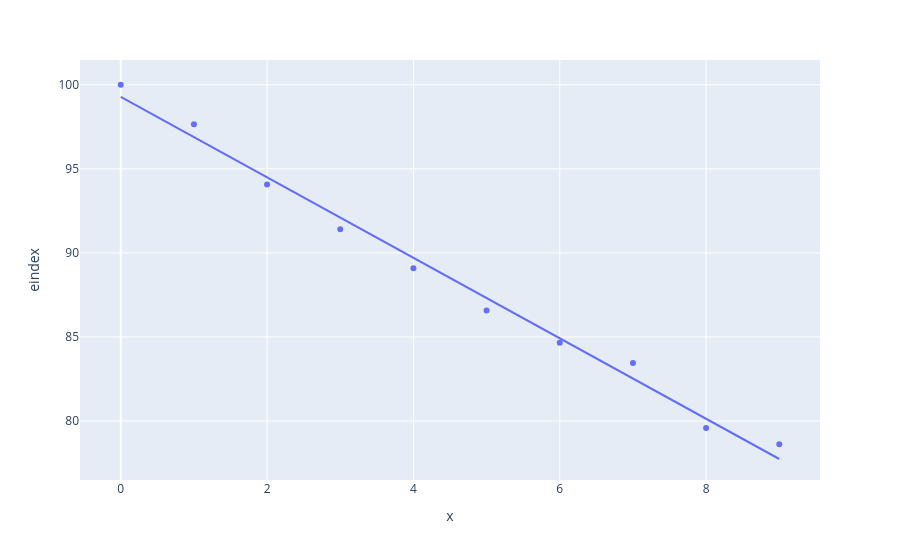

The notebook cell saved with this chart:
### Code cell
px.scatter(mw_year_trends, x=np.arange(len(mw_year_trends['Year'].unique())), y='eindex', trendline="ols")

### Figure 1 — Plotly figure (JSON) as saved in the notebook; plotly's stock layout.template omitted (floating-point values rounded to 4 significant figures)
{"data": [{"hovertemplate": "x=%{x}<br>eindex=%{y}<extra></extra>", "legendgroup": "", "marker": {"color": "#636efa", "symbol": "circle"}, "mode": "markers", "name": "", "orientation": "v", "showlegend": false, "type": "scatter", "x": [0, 1, 2, 3, 4, 5, 6, 7, 8, 9], "xaxis": "x", "y": [100.0, 97.65, 94.06, 91.41, 89.09, 86.57, 84.66, 83.45, 79.58, 78.61], "yaxis": "y"}, {"hovertemplate": "<b>OLS trendline</b><br>eindex = -2.39288 * x + 99.2767<br>R<sup>2</sup>=0.990167<br><br>x=%{x}<br>eindex=%{y} <b>(trend)</b><extra></extra>", "legendgroup": "", "marker": {"color": "#636efa", "symbol": "circle"}, "mode": "lines", "name": "", "showlegend": false, "type": "scatter", "x": [0, 1, 2, 3, 4, 5, 6, 7, 8, 9], "xaxis": "x", "y": [99.28, 96.88, 94.49, 92.1, 89.71, 87.31, 84.92, 82.53, 80.13, 77.74], "yaxis": "y"}], "layout": {"legend": {"tracegroupgap": 0}, "margin": {"t": 60}, "xaxis": {"anchor": "y", "domain": [0, 1], "title": {"text": "x"}}, "yaxis": {"anchor": "x", "domain": [0, 1], "title": {"text": "eindex"}}}}
